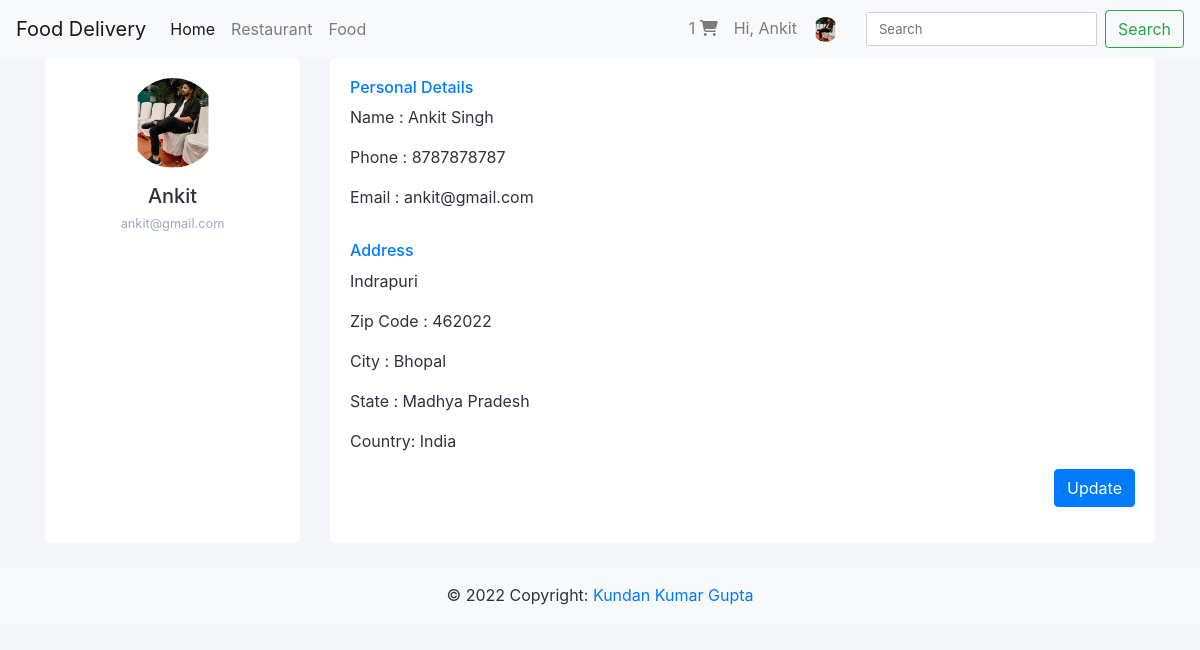
/profile/ (signed in), run on the app's committed database.
### user/models.py (models this page shows, shortened)
class users(AbstractUser):
    username = None
    email = models.EmailField(_("email address"), unique=True)
    address = models.OneToOneField(Address, blank=True,null=True, on_delete=models.SET_NULL, related_name="user_address")
    image = models.ImageField(null=True, blank=True,default="default.png")
    phone = models.CharField(max_length=50,null=True,blank=True)
    is_customer = models.BooleanField(default=True)
    is_delivery_person = models.BooleanField(default=False)
    USERNAME_FIELD = 'email'
    REQUIRED_FIELDS = []
    objects = CustomUserManager()

class Address(models.Model):
    latitude = models.DecimalField(max_digits=9,decimal_places=6, null=True)
    longitude = models.DecimalField(max_digits=9,decimal_places=9, null=True)
    area = models.CharField(max_length=100, null=True, blank=True)
    city = models.CharField(max_length=100, null=True, blank=True)
    state = models.CharField(max_length=50,null=True, blank=True)
    country = models.CharField(max_length=50, null=True, blank=True)
    pincode = models.CharField(max_length=20, null=True, blank=True)

### user/views.py (the view)
# urls.py: path('profile/',views.profile,name='profile'),
@login_required(login_url='user:login')
def profile(request):
    return render(request,'profile.html')

### user/templates/profile.html
{% extends 'base.html' %}
{% load static %}
{% block extra_css %}
    <link rel="stylesheet" href="{% static 'css/profile_update.css' %}">
{% endblock extra_css %}
{% block content %}
<div class="container">
    <div class="row gutters">
    <div class="col-xl-3 col-lg-3 col-md-12 col-sm-12 col-12">
    <div class="card h-100">
        <div class="card-body">
            <div class="account-settings">
                <div class="user-profile">
                    <div class="user-avatar">
                        <img src="{{request.user.image.url}} " alt="{{request.user.first_name}}">
                    </div>
                    <h5 class="user-name">{{request.user.first_name}}</h5>
				    <h6 class="user-email">{{request.user.email}}</h6>
                </div>
            </div>
        </div>
    </div>
    </div>
    <div class="col-xl-9 col-lg-9 col-md-12 col-sm-12 col-12">
    <div class="card h-100">
        <div class="card-body">
            <div class="row gutters">
                <div class="col-xl-12 col-lg-12 col-md-12 col-sm-12 col-12">
                    <h6 class="mb-2 text-primary">Personal Details</h6>
                </div>
                <div class="col-xl-6 col-lg-6 col-md-6 col-sm-6 col-12">
                    <div class="form-group">
                        <p>Name : {{request.user.first_name}} {{request.user.last_name}}</p>
                    </div>
                    <div class="form-group">
                        <p>Phone : {{request.user.phone}} </p>
                    </div>
                    <div class="form-group">
                        <p>Email : {{request.user.email}} </p>
                    </div>
                </div>
            </div>
            <div class="row gutters">
                <div class="col-xl-12 col-lg-12 col-md-12 col-sm-12 col-12">
                    <h6 class="mt-3 mb-2 text-primary">Address</h6>
                </div>
                <div class="col-xl-6 col-lg-6 col-md-6 col-sm-6 col-12">
                    <p>{{request.user.address.area}}</p>
                    <p>Zip Code : {{request.user.address.pincode}}</p>
                    <p>City : {{request.user.address.city}}</p>
                    <p>State : {{request.user.address.state}}</p>
                    <p>Country: {{request.user.address.country}}</p>
                </div>
            </div>
            <div class="row gutters">
                <div class="col-xl-12 col-lg-12 col-md-12 col-sm-12 col-12">
                    <div class="text-right">
                        <a href="{% url 'user:profile_update' %}" id="submit" name="submit" class="btn btn-primary">Update</a>
                    </div>
                </div>
            </div>
        </div>
    </div>
    </div>
    </div>
    </div>
    {% endblock content %}

### templates/include/navbar.html (shortened to what this page needs)
{% load static %}
<nav class="navbar navbar-expand-lg navbar-light bg-light sticky-top">
    <a class="navbar-brand" href="{% url 'user:home' %}">Food Delivery</a>
    <div class="collapse navbar-collapse" id="navbarNavDropdown">
      <ul class="navbar-nav">
        <li class="nav-item active">
          <a class="nav-link" href="{% url 'user:home' %}">Home <span class="sr-only">(current)</span></a>
        </li>
        <li class="nav-item">
          <a class="nav-link" href="{% url 'reastaurent:restaurant_all' %}">Restaurant</a>
        </li>
        <li class="nav-item">
          <a class="nav-link" href="{% url 'reastaurent:view_all_food' %}">Food</a>
        </li>
        {% if  request.user.is_authenticated %}
        </ul>
        <ul class="navbar-nav ml-auto">
          <li class="nav-item">
            <a href="{% url 'reastaurent:cart' %}" class="nav-link">{{request.user.all_cart_food.all.count}} <i class="fas fa-shopping-cart"></i></a>
          </li>
          <li class="nav-item">
            <a class="nav-link" href="{% url 'user:profile' %}">Hi, {{request.user.first_name}}</a>
          </li>
          <li class="nav-item dropdown nav-user" style="margin-right:20px;">
            <a class="nav-link nav-user-img" href="#" id="navbarDropdownMenuLink2" data-toggle="dropdown" aria-haspopup="true" aria-expanded="false"><img src="{{request.user.image.url}}" alt="" height="25" class="user-avatar-md rounded-circle"></a>
          </li>
        </ul>
        {% endif %}
    </div>
    <form class="form-inline my-2 my-lg-0" action="{% url 'reastaurent:search' %}" method='POST'>
      <input class="form-control mr-sm-2" type="search" placeholder="Search" aria-label="Search" name="search">
      <button class="btn btn-outline-success my-2 my-sm-0" type="submit">Search</button>
    </form>
  </nav>

### static/css/profile_update.css (style rules this page uses)
body { margin: 0; color: #2e323c; background: #f5f6fa; position: relative; height: 100%; }
.account-settings .user-profile { margin: 0 0 1rem 0; padding-bottom: 1rem; text-align: center; }
.account-settings .user-profile .user-avatar { margin: 0 0 1rem 0; }
.account-settings .user-profile .user-avatar img { width: 90px; height: 90px; -webkit-border-radius: 100px; -moz-border-radius: 100px; border-radius: 100px; }
.account-settings .user-profile h5.user-name { margin: 0 0 0.5rem 0; }
.account-settings .user-profile h6.user-email { margin: 0; font-size: 0.8rem; font-weight: 400; color: #9fa8b9; }
.form-control { border: 1px solid #cfd1d8; -webkit-border-radius: 2px; -moz-border-radius: 2px; border-radius: 2px; font-size: .825rem; background: #ffffff; color: #2e323c; }
.card { background: #ffffff; -webkit-border-radius: 5px; -moz-border-radius: 5px; border-radius: 5px; border: 0; margin-bottom: 1rem; }

### data on the page
users: user.all_cart_food.all.count "1", user.first_name "Ankit", user.image (picture), user.email "ankit@gmail.com", user.last_name "Singh", user.phone "8787878787", user.address.area "Indrapuri", user.address.pincode "462022", user.address.city "Bhopal", user.address.state "Madhya Pradesh", user.address.country "India"
